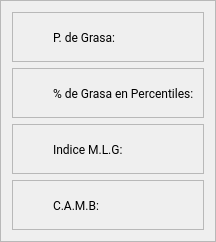
                              <widget class="QFrame" name="fr_salida2">
                               <property name="styleSheet">
                                <string notr="true">#fr_salida2 {
background-color: rgb(0, 0, 61);
border: 1px solid;
border-color: rgb(0, 0, 31);
}</string>
                               </property>
                               <property name="frameShape">
                                <enum>QFrame::StyledPanel</enum>
                               </property>
                               <property name="frameShadow">
                                <enum>QFrame::Raised</enum>
                               </property>
                               <layout class="QVBoxLayout" name="verticalLayout_40">
                                <item>
                                 <widget class="QFrame" name="fr_pde_grasa">
                                  <property name="minimumSize">
                                   <size>
                                    <width>0</width>
                                    <height>50</height>
                                   </size>
                                  </property>
                                  <property name="maximumSize">
                                   <size>
                                    <width>16777215</width>
                                    <height>50</height>
                                   </size>
                                  </property>
                                  <property name="frameShape">
                                   <enum>QFrame::StyledPanel</enum>
                                  </property>
                                  <property name="frameShadow">
                                   <enum>QFrame::Raised</enum>
                                  </property>
                                  <layout class="QHBoxLayout" name="horizontalLayout_23">
                                   <item>
                                    <widget class="QLabel" name="lbl_icon_5">
                                     <property name="minimumSize">
                                      <size>
                                       <width>25</width>
                                       <height>25</height>
                                      </size>
                                     </property>
                                     <property name="maximumSize">
                                      <size>
                                       <width>25</width>
                                       <height>25</height>
                                      </size>
                                     </property>
                                     <property name="text">
                                      <string/>
                                     </property>
                                     <property name="pixmap">
                                      <pixmap resource="icons/icons.qrc">:/icons/icon_lista.png</pixmap>
                                     </property>
                                     <property name="scaledContents">
                                      <bool>true</bool>
                                     </property>
                                     <property name="alignment">
                                      <set>Qt::AlignCenter</set>
                                     </property>
                                    </widget>
                                   </item>
                                   <item>
                                    <widget class="QLabel" name="lbl_p_degrasa">
                                     <property name="font">
                                      <font>
                                       <family>Roboto</family>
                                       <pointsize>9</pointsize>
                                       <bold>false</bold>
                                      </font>
                                     </property>
                                     <property name="text">
                                      <string>P. de Grasa:</string>
                                     </property>
                                    </widget>
                                   </item>
                                  </layout>
                                 </widget>
                                </item>
                                <item>
                                 <widget class="QFrame" name="fr_p_degrasa_percentil">
                                  <property name="minimumSize">
                                   <size>
                                    <width>0</width>
                                    <height>50</height>
                                   </size>
                                  </property>
                                  <property name="maximumSize">
                                   <size>
                                    <width>16777215</width>
                                    <height>50</height>
                                   </size>
                                  </property>
                                  <property name="frameShape">
                                   <enum>QFrame::StyledPanel</enum>
                                  </property>
                                  <property name="frameShadow">
                                   <enum>QFrame::Raised</enum>
                                  </property>
                                  <layout class="QHBoxLayout" name="horizontalLayout_24">
                                   <item>
                                    <widget class="QLabel" name="lbl_icon_6">
                                     <property name="minimumSize">
                                      <size>
                                       <width>25</width>
                                       <height>25</height>
                                      </size>
                                     </property>
                                     <property name="maximumSize">
                                      <size>
                                       <width>25</width>
                                       <height>25</height>
                                      </size>
                                     </property>
                                     <property name="text">
                                      <string/>
                                     </property>
                                     <property name="pixmap">
                                      <pixmap resource="icons/icons.qrc">:/icons/icon_lista.png</pixmap>
                                     </property>
                                     <property name="scaledContents">
                                      <bool>true</bool>
                                     </property>
                                     <property name="alignment">
                                      <set>Qt::AlignCenter</set>
                                     </property>
                                    </widget>
                                   </item>
                                   <item>
                                    <widget class="QLabel" name="lbl_p_degrasa_percentil">
                                     <property name="font">
                                      <font>
                                       <family>Roboto</family>
                                       <pointsize>9</pointsize>
                                       <bold>false</bold>
                                      </font>
                                     </property>
                                     <property name="text">
                                      <string>% de Grasa en Percentiles:</string>
                                     </property>
                                    </widget>
                                   </item>
                                  </layout>
                                 </widget>
                                </item>
                                <item>
                                 <widget class="QFrame" name="fr_indice_mlg">
                                  <property name="minimumSize">
                                   <size>
                                    <width>0</width>
                                    <height>50</height>
                                   </size>
                                  </property>
                                  <property name="maximumSize">
                                   <size>
                                    <width>16777215</width>
                                    <height>50</height>
                                   </size>
                                  </property>
                                  <property name="frameShape">
                                   <enum>QFrame::StyledPanel</enum>
                                  </property>
                                  <property name="frameShadow">
                                   <enum>QFrame::Raised</enum>
                                  </property>
                                  <layout class="QHBoxLayout" name="horizontalLayout_25">
                                   <item>
                                    <widget class="QLabel" name="lbl_icon_7">
                                     <property name="minimumSize">
                                      <size>
                                       <width>25</width>
                                       <height>25</height>
                                      </size>
                                     </property>
                                     <property name="maximumSize">
                                      <size>
                                       <width>25</width>
                                       <height>25</height>
                                      </size>
                                     </property>
                                     <property name="text">
                                      <string/>
                                     </property>
                                     <property name="pixmap">
                                      <pixmap resource="icons/icons.qrc">:/icons/icon_lista.png</pixmap>
                                     </property>
                                     <property name="scaledContents">
                                      <bool>true</bool>
                                     </property>
                                     <property name="alignment">
                                      <set>Qt::AlignCenter</set>
                                     </property>
                                    </widget>
                                   </item>
                                   <item>
                                    <widget class="QLabel" name="lbl_indice_mlg">
                                     <property name="font">
                                      <font>
                                       <family>Roboto</family>
                                       <pointsize>9</pointsize>
                                       <bold>false</bold>
                                      </font>
                                     </property>
                                     <property name="text">
                                      <string>Indice M.L.G:</string>
                                     </property>
                                    </widget>
                                   </item>
                                  </layout>
                                 </widget>
                                </item>
                                <item>
                                 <widget class="QFrame" name="fr_camb">
                                  <property name="minimumSize">
                                   <size>
                                    <width>0</width>
                                    <height>50</height>
                                   </size>
                                  </property>
                                  <property name="maximumSize">
                                   <size>
                                    <width>16777215</width>
                                    <height>50</height>
                                   </size>
                                  </property>
                                  <property name="frameShape">
                                   <enum>QFrame::StyledPanel</enum>
                                  </property>
                                  <property name="frameShadow">
                                   <enum>QFrame::Raised</enum>
                                  </property>
                                  <layout class="QHBoxLayout" name="horizontalLayout_26">
                                   <item>
                                    <widget class="QLabel" name="lbl_icon_8">
                                     <property name="minimumSize">
                                      <size>
                                       <width>25</width>
                                       <height>25</height>
                                      </size>
                                     </property>
                                     <property name="maximumSize">
                                      <size>
                                       <width>25</width>
                                       <height>25</height>
                                      </size>
                                     </property>
                                     <property name="text">
                                      <string/>
                                     </property>
                                     <property name="pixmap">
                                      <pixmap resource="icons/icons.qrc">:/icons/icon_lista.png</pixmap>
                                     </property>
                                     <property name="scaledContents">
                                      <bool>true</bool>
                                     </property>
                                     <property name="alignment">
                                      <set>Qt::AlignCenter</set>
                                     </property>
                                    </widget>
                                   </item>
                                   <item>
                                    <widget class="QLabel" name="lbl_camb">
                                     <property name="font">
                                      <font>
                                       <family>Roboto</family>
                                       <pointsize>9</pointsize>
                                       <bold>false</bold>
                                      </font>
                                     </property>
                                     <property name="text">
                                      <string>C.A.M.B:</string>
                                     </property>
                                    </widget>
                                   </item>
                                  </layout>
                                 </widget>
                                </item>
                               </layout>
                              </widget>
